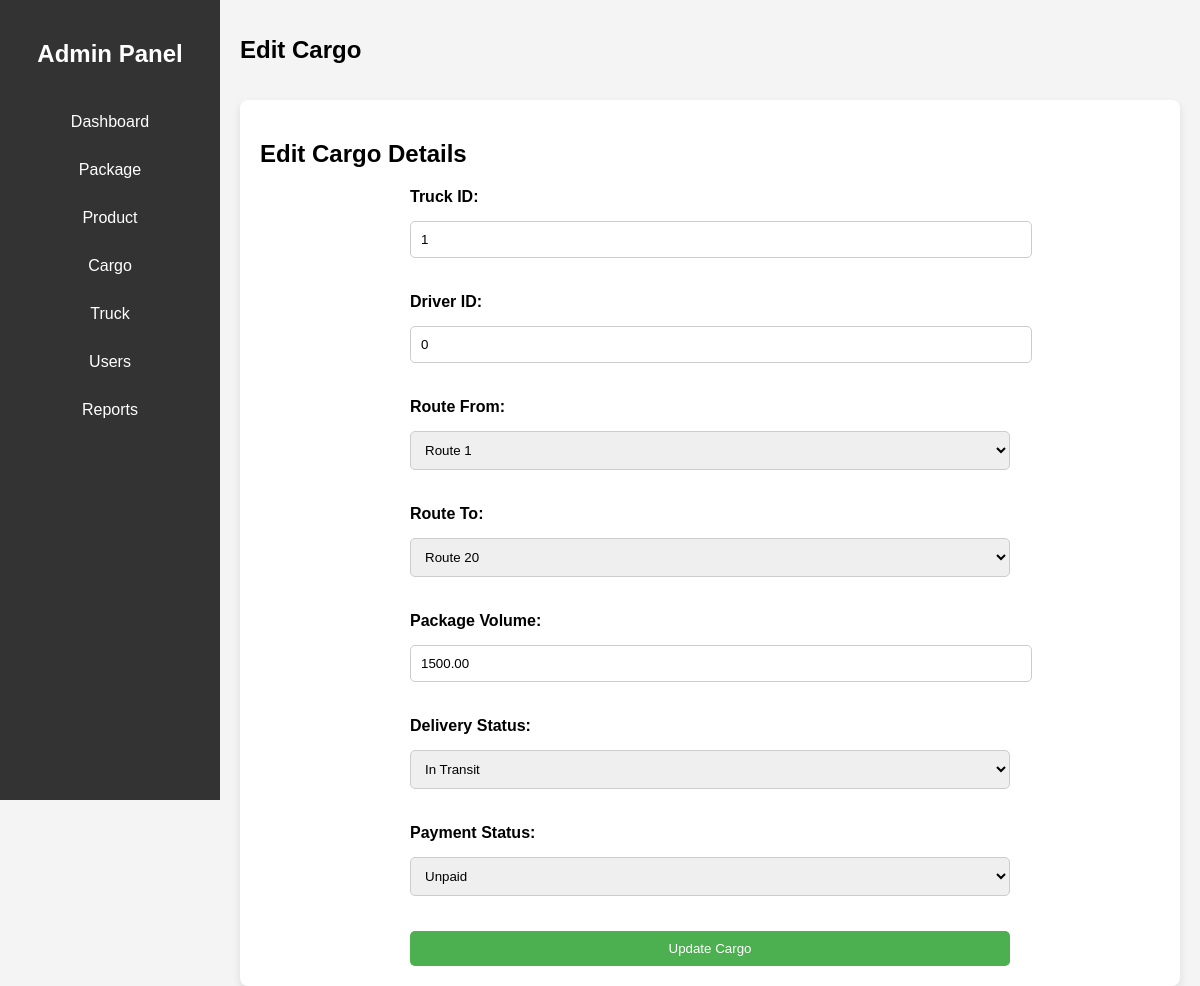
/edit_cargo.php?id=30, run on an earlier commit of the app's database.
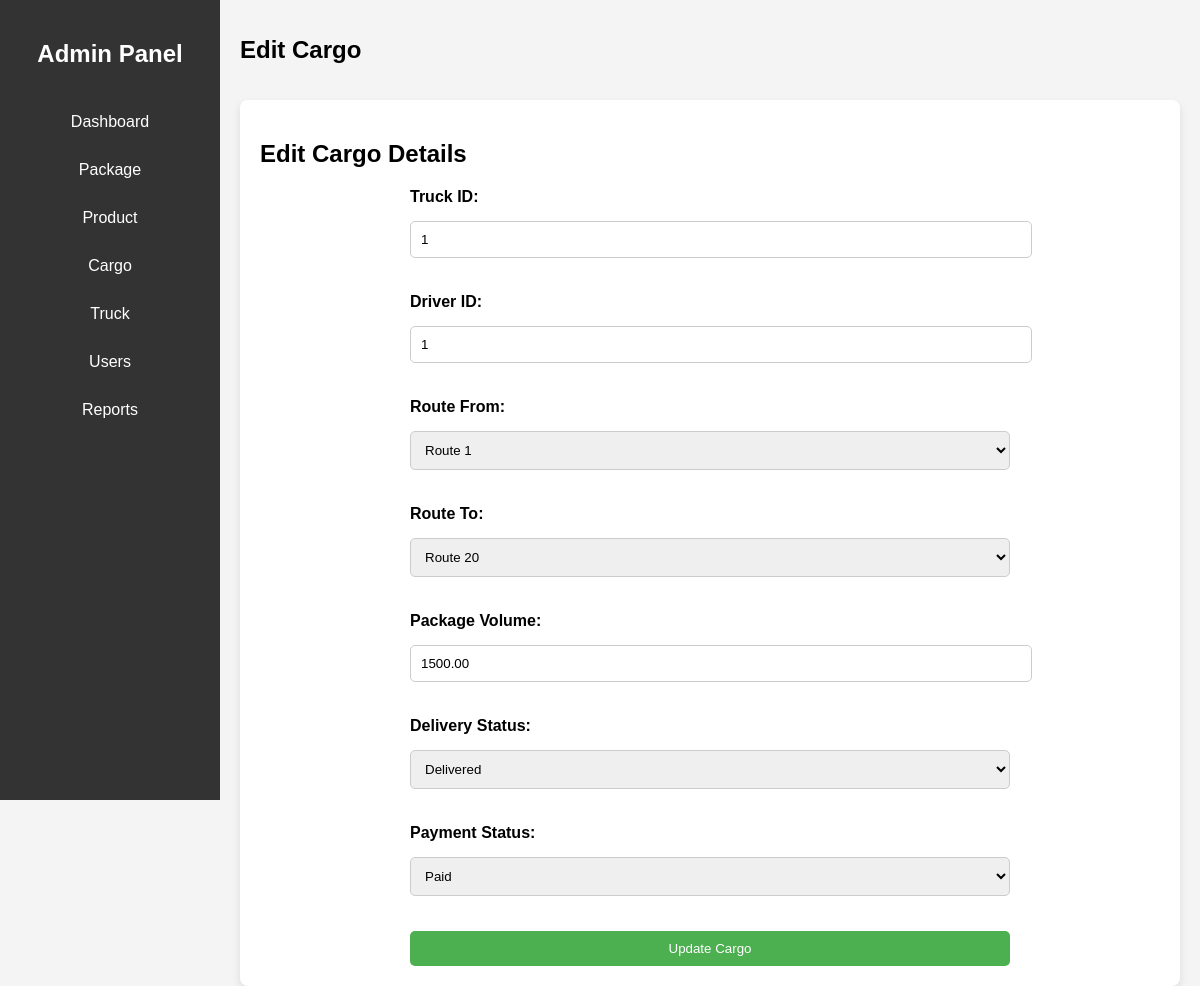
And on a later commit of the database.
### tables this page shows
CREATE TABLE `cargo` (
  `cargo_id` int(11) NOT NULL,
  `truck_id` int(11) NOT NULL,
  `driver_id` int(11) NOT NULL,
  `package_volume` decimal(10,2) NOT NULL,
  `status` enum('In Transit','Delivered','Pending') DEFAULT 'In Transit',
  `route_from` int(11) NOT NULL,
  `route_to` int(11) NOT NULL,
  `price` decimal(10,2) NOT NULL,
  `payment_status` enum('Paid','Unpaid') DEFAULT 'Unpaid',
  `package_id` int(11) NOT NULL
);

### edit_cargo.php (the view, shortened to what this page needs)
<?php
include 'config.php';
if (isset($_GET['id'])) {
    $id = $_GET['id'];
    $query = "SELECT * FROM cargo WHERE cargo_id = ?";
    $stmt = $conn->prepare($query);
    $stmt->bind_param("i", $id);
    $stmt->execute();
    $result = $stmt->get_result();
    $cargo = $result->fetch_assoc();
} else {
    header("Location: cargo.php");
    exit();
}
?>
<!DOCTYPE html>
<html lang="en">
<head>
</head>
<body>
    <div class="dashboard-container">
        <div class="sidebar">
            <h2>Admin Panel</h2>
            <ul class="sidebar-links">
                <li><a href="admin_dashboard.php">Dashboard</a></li>
                <li><a href="package.php">Package</a></li>
                <li><a href="product.php">Product</a></li>
                <li><a href="cargo.php">Cargo</a></li>
                <li><a href="truck.php">Truck</a></li>
                <li><a href="users.php">Users</a></li>
                <li><a href="reports.php">Reports</a></li>
            </ul>
        </div>
        <div class="main-content">
            <header>
                <h1>Edit Cargo</h1>
            </header>
            <div class="dashboard-main-container">
                <h2>Edit Cargo Details</h2>
                <form action="" method="POST">
                    <label for="truck_id">Truck ID:</label>
                    <input type="text" name="truck_id" id="truck_id" value="<?php echo htmlspecialchars($cargo['truck_id']); ?>" required>
                    <label for="driver_id">Driver ID:</label>
                    <input type="text" name="driver_id" id="driver_id" value="<?php echo htmlspecialchars($cargo['driver_id']); ?>" required>
                    <label for="route_from">Route From:</label>
                    <select name="route_from" id="route_from" required>
                        <?php for ($i = 1; $i <= 20; $i++): ?>
                            <option value="<?php echo $i; ?>" <?php echo $cargo['route_from'] == $i ? 'selected' : ''; ?>>Route <?php echo $i; ?></option>
                        <?php endfor; ?>
                    </select>
                    <label for="route_to">Route To:</label>
                    <select name="route_to" id="route_to" required>
                        <?php for ($i = 1; $i <= 20; $i++): ?>
                            <option value="<?php echo $i; ?>" <?php echo $cargo['route_to'] == $i ? 'selected' : ''; ?>>Route <?php echo $i; ?></option>
                        <?php endfor; ?>
                    </select>
                    <label for="package_volume">Package Volume:</label>
                    <input type="number" name="package_volume" id="package_volume" value="<?php echo htmlspecialchars($cargo['package_volume']); ?>" required>
                    <label for="status">Delivery Status:</label>
                    <select name="status" id="status" required>
                        <option value="In Transit" <?php echo $cargo['status'] == 'In Transit' ? 'selected' : ''; ?>>In Transit</option>
                        <option value="Delivered" <?php echo $cargo['status'] == 'Delivered' ? 'selected' : ''; ?>>Delivered</option>
                    </select>
                    <label for="payment_status">Payment Status:</label>
                    <select name="payment_status" id="payment_status" required>
                        <option value="Paid" <?php echo $cargo['payment_status'] == 'Paid' ? 'selected' : ''; ?>>Paid</option>
                        <option value="Unpaid" <?php echo $cargo['payment_status'] == 'Unpaid' ? 'selected' : ''; ?>>Unpaid</option>
                    </select>
                    <button type="submit" class="btn">Update Cargo</button>
                </form>
            </div>
        </div>
    </div>
</body>
</html>

### edit_cargo.php (style rules this page uses)
body { font-family: Arial, sans-serif; margin: 0; padding: 0; background-color: #f4f4f4; }
.dashboard-container { display: flex; height: 100vh; }
.sidebar { width: 220px; background-color: #333; color: white; padding-top: 20px; }
.sidebar h2 { text-align: center; margin-bottom: 30px; }
.sidebar-links { list-style: none; padding: 0; margin: 0; }
.sidebar-links li { padding: 15px; text-align: center; }
.sidebar-links li a { color: white; text-decoration: none; display: block; font-size: 16px; }
.main-content { flex-grow: 1; padding: 20px; }
header { display: flex; justify-content: space-between; align-items: center; margin-bottom: 20px; }
header h1 { font-size: 24px; }
.dashboard-main-container { background-color: white; padding: 20px; border-radius: 8px; box-shadow: 0 4px 8px rgba(0, 0, 0, 0.1); }
form { max-width: 600px; margin: 0 auto; display: grid; gap: 15px; }
label { font-weight: bold; display: block; }
input, select { width: 100%; padding: 10px; margin-bottom: 20px; border: 1px solid #ccc; border-radius: 5px; }
.btn { padding: 10px 20px; background-color: #4CAF50; color: white; border: none; border-radius: 5px; cursor: pointer; text-align: center; display: block; width: 100%; }

What changed in the data, as far as the page shows it:
changed cargo "Route 1": driver_id "0" → "1"; status "In Transit" → "Delivered"; payment_status "Unpaid" → "Paid"
